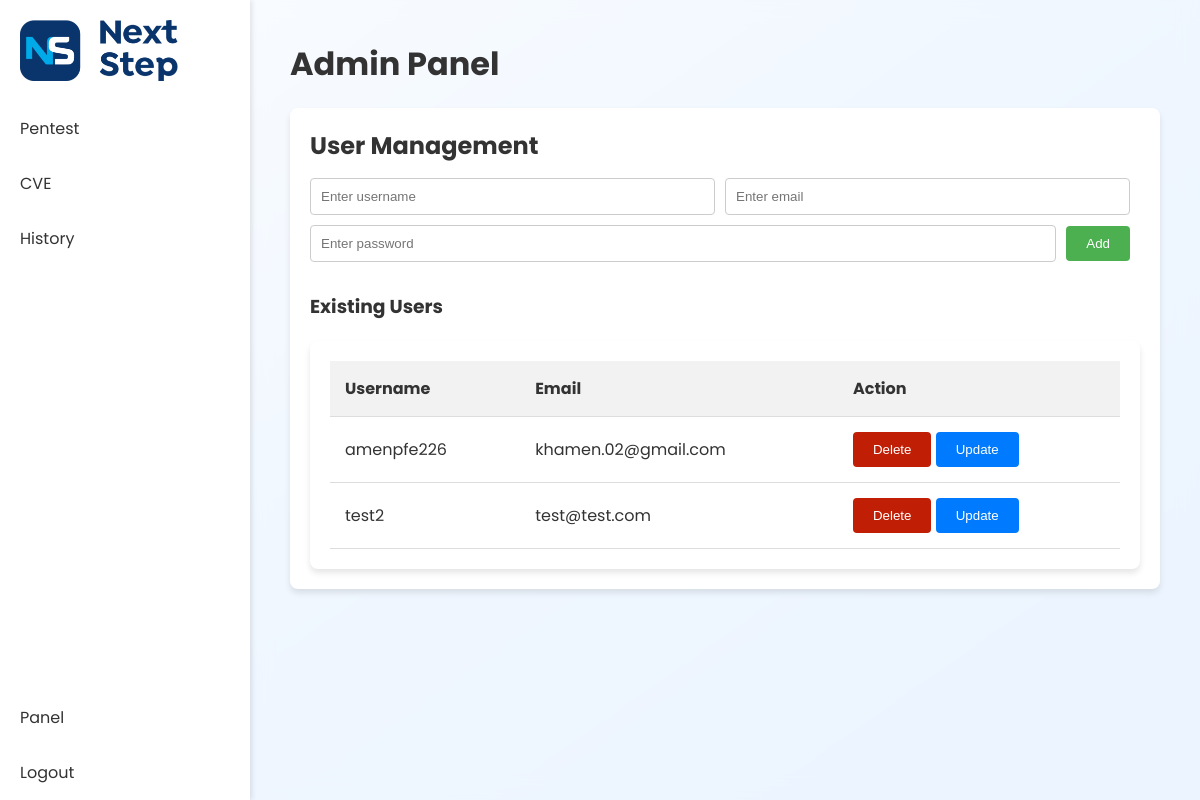
The page /panel/ (signed in) on the database as committed earlier.
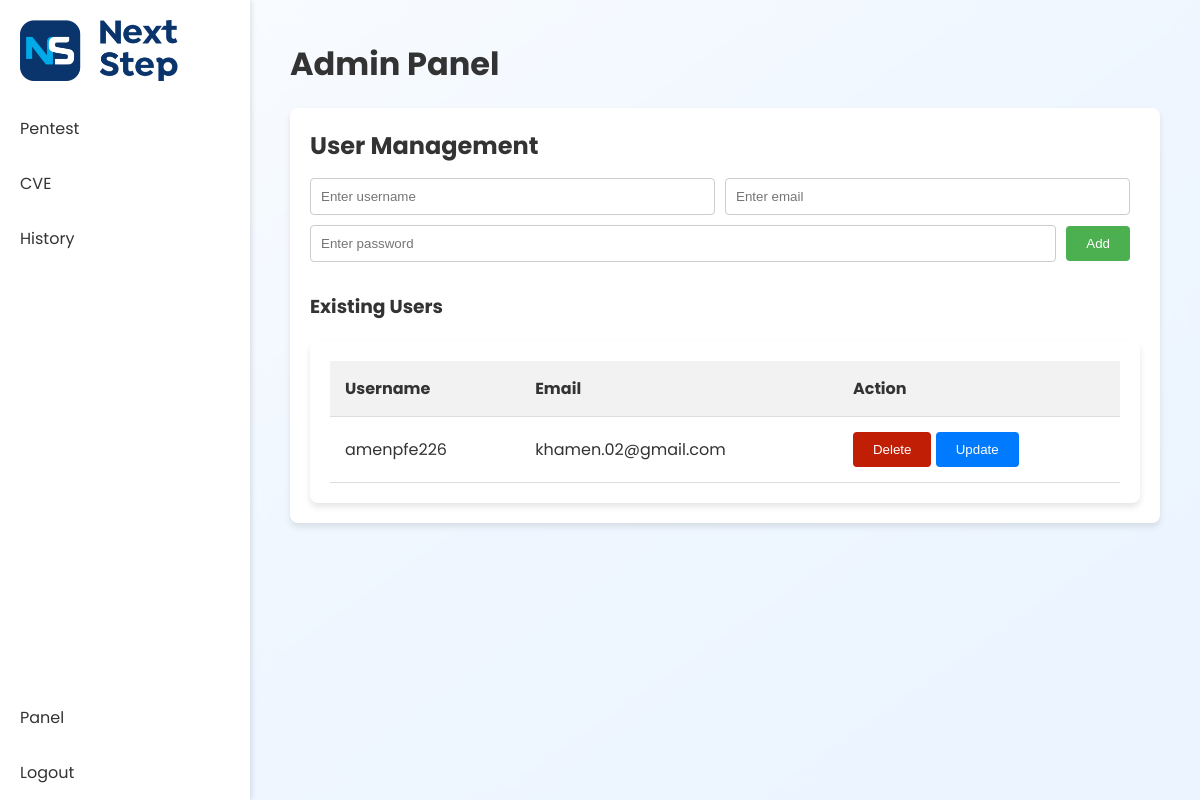
The same page on the database as committed later.
### app/models/users.py (models this page shows)
class User(UserMixin, db.Model):
    id = db.Column(db.Integer, primary_key=True)
    username = db.Column(db.String(100), unique=True, nullable=False)
    email = db.Column(db.String(120), unique=True, nullable=False)
    password_hash = db.Column(db.String(100))
    is_admin = db.Column(db.Boolean, default=False)

### app/panel/routes.py (the view)
@bp.route('/')
@login_required
def index():
    if not current_user.is_admin:
        return render_template('unauthorized/index.html')
    users = User.query.all()
    return render_template('panel/index.html',users=users)

### app/models/users.py (called while the page is built)
@login_manager.user_loader
def load_user(user_id):
    return User.query.get(int(user_id))

### app/templates/panel/index.html (shortened to what this page needs)
{% extends "base.html" %}
{% block content %}
<div class="title">
    <h1>Admin Panel</h1>
</div>
<div class="panel-container">
    <div class="user-management">
        <h2>User Management</h2>
        <form action="{{ url_for('panel.add_user') }}" method="POST" class="add-user-form">
            <input type="text" name="username" placeholder="Enter username" required>
            <input type="email" name="email" placeholder="Enter email" required>
            <input type="password" name="password" placeholder="Enter password" required>
            <button type="submit" class="add-btn">Add</button>
        </form>
        <h3>Existing Users</h3>
        <div class="table-container">
            <table id="myTable">
                <thead>
                    <tr>
                        <th>Username</th>
                        <th>Email</th>
                        <th>Action</th>
                    </tr>
                </thead>
                <tbody>
                    {% for user in users %}
                    <tr>
                        <td>{{ user.username }}</td>
                        <td>{{ user.email }}</td>
                        <td>
                            <form action="{{ url_for('panel.delete_user', user_id=user.id) }}" method="post" style="display: inline-block;">
                                <button type="submit" class="delete-btn">Delete</button>
                            </form>
                            <button type="button" class="update-btn" onclick="openModal('{{ user.id }}', '{{ user.username }}', '{{ user.email }}')">Update</button>
                        </td>
                    </tr>
                    {% endfor %}
                </tbody>
            </table>
        </div>
    </div>
</div>
{% endblock %}

Rows that differ between the two databases and show on the page:
removed User: username "test2", email "test@test.com"
